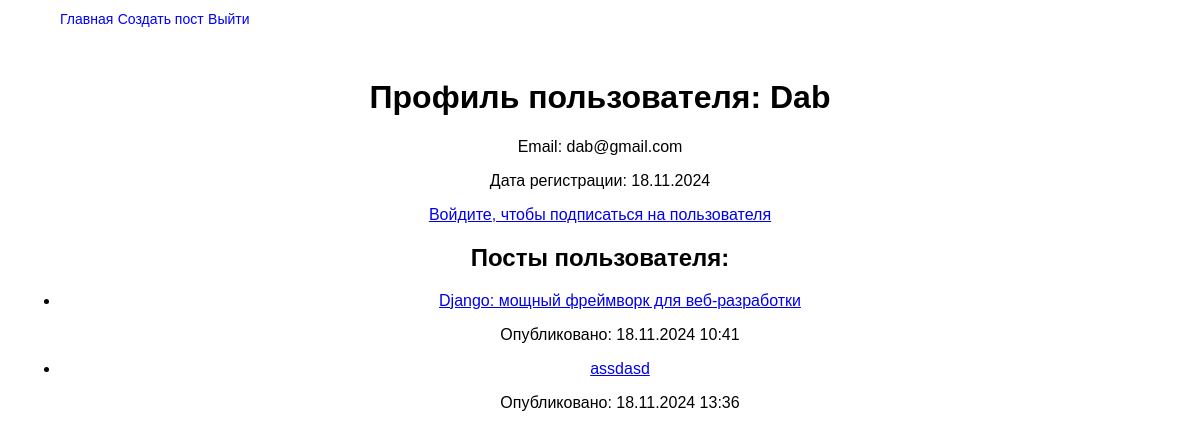
Page /profile/Dab/ on the earlier database version.
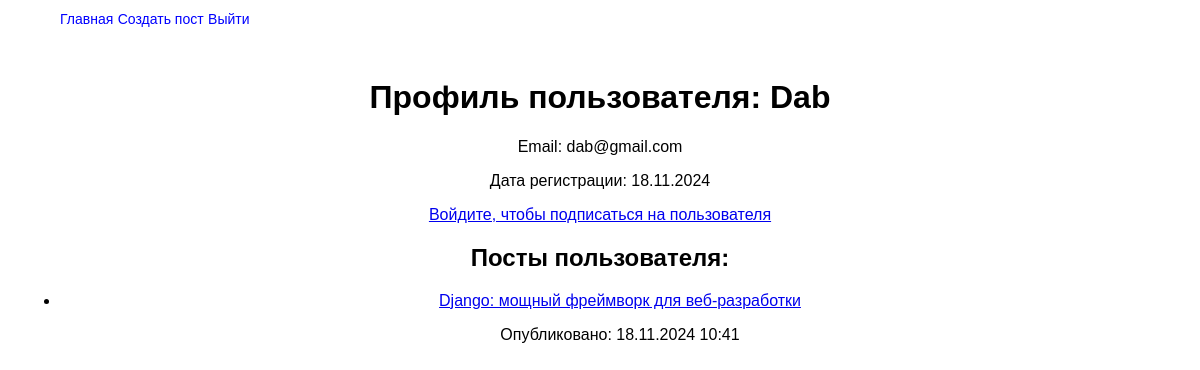
Same page on the later database version.
### blog/models.py (models this page shows, shortened)
class Post(models.Model):
    title = models.CharField(max_length=255)
    slug = models.SlugField(max_length=255, unique=True, db_index=True, verbose_name='URL')
    content = models.TextField()
    author = models.ForeignKey(User, on_delete=models.CASCADE, related_name='posts')
    created_at = models.DateTimeField(auto_now_add=True)
    updated_at = models.DateTimeField(auto_now=True)
    is_public = models.BooleanField(default=True)  # Публичный или скрытый пост
    is_visible_on_request = models.BooleanField(default=False)  # Скрытый пост (по запросу)
    tags = models.ManyToManyField('Tag', related_name='posts', blank=True)  # Теги для постов
    class Meta:
        verbose_name = 'Посты'
        verbose_name_plural = verbose_name

### blog/views.py (the view)
# urls.py: path('profile/<str:username>/', profile, name='profile'),
def profile(request, username):
    user = get_object_or_404(User, username=username)
    posts = Post.objects.filter(author=user)
    is_subscribed = Subscription.objects.filter(subscriber=request.user,
                                                subscribed_to=user).exists() if request.user.is_authenticated else False
    return render(request, 'blog/profile.html', {
        'user': user,
        'posts': posts,
        'is_subscribed': is_subscribed,
    })

### blog/templates/blog/profile.html
{% extends 'blog/base.html' %}
{% block content %}
    <div class="profile-container">
        <h1>Профиль пользователя: {{ user.username }}</h1>
        <p>Email: {{ user.email }}</p>
        <p>Дата регистрации: {{ user.date_joined|date:"d.m.Y" }}</p>
        {% if request.user.is_authenticated %}
            {% if request.user != user %}
                {% if is_subscribed %}
                    <form method="post" action="{% url 'unsubscribe' user.id %}">
                        {% csrf_token %}
                        <button type="submit">Отписаться</button>
                    </form>
                {% else %}
                    <form method="post" action="{% url 'subscribe' user.id %}">
                        {% csrf_token %}
                        <button type="submit">Подписаться</button>
                    </form>
                {% endif %}
            {% endif %}
        {% else %}
            <p><a href="{% url 'login' %}">Войдите, чтобы подписаться на пользователя</a></p>
        {% endif %}
        <h2>Посты пользователя:</h2>
        {% if posts %}
            <ul>
                {% for post in posts %}
                    <li>
                        <a href="{% url 'post-detail' post.slug %}">{{ post.title }}</a>
                        <p>Опубликовано: {{ post.created_at|date:"d.m.Y H:i" }}</p>
                    </li>
                {% endfor %}
            </ul>
        {% else %}
            <p>У пользователя пока нет постов.</p>
        {% endif %}
    </div>
{% endblock %}

Differences in the rows shown:
removed Post: title "assdasd", created_at "18.11.2024 13:36"
